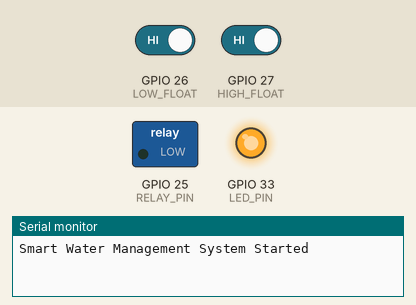
A sketch run on a simulated ESP32. Shown: switched loads named in the sketch (green lamp = pin HIGH), output pins drawn as LEDs (lit = HIGH), the last lines printed to the serial monitor. The inputs (shaded band) are chosen by the test bench; at power-on: GPIO 27 (HIGH_FLOAT) HIGH, GPIO 26 (LOW_FLOAT) HIGH.

Above: at 1.8 s.
1.9 s: GPIO 27 (HIGH_FLOAT) driven LOW
At 3.2 s:
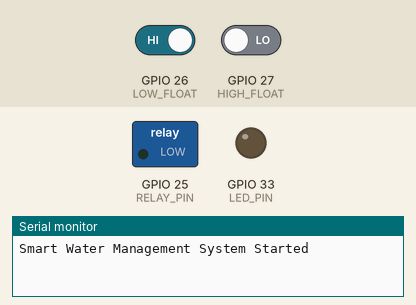
3.5 s: GPIO 26 (LOW_FLOAT) driven LOW
At 4.4 s:
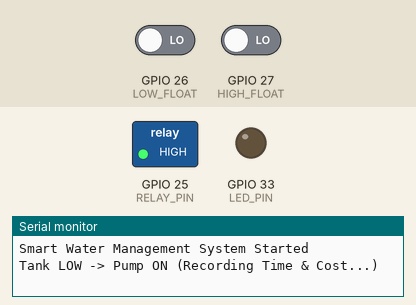
5.0 s: GPIO 27 (HIGH_FLOAT) driven HIGH
At 5.6 s:
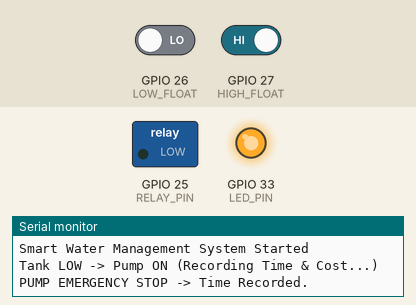
Timing chart, 0 to 8.0 s (numbered marks = the images above; inputs shaded):
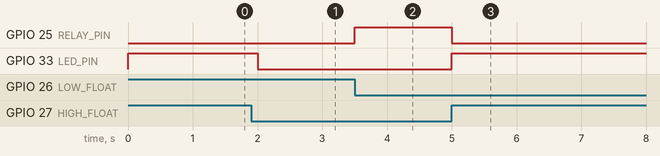

The sketch:

sketch.ino
```cpp
// ================================
// SMART WATER MANAGEMENT SYSTEM
// ESP32 + Float Switches + Relay
// ================================

// Pin Definitions
#define LOW_FLOAT   26
#define HIGH_FLOAT  27

#define RELAY_PIN   25
#define LED_PIN     33
#define BUZZER_PIN  32

// Timer Variables for the 5-second LED/Buzzer delay
unsigned long tankFullStartTime = 0;
bool tankWasFull = false;

// Timer Variables for Pump Run Time Tracking
unsigned long pumpStartTime = 0;
unsigned long totalPumpRuntime = 0;
bool pumpIsRunning = false;

// Billing Constants
const float FLOW_RATE_LPS = 0.004; // 40 Liters per Second
const float COST_MULTIPLIER = 8.5;

void setup() {
  Serial.begin(115200);

  // Float switches
  pinMode(LOW_FLOAT, INPUT_PULLUP);
  pinMode(HIGH_FLOAT, INPUT_PULLUP);

  // Outputs
  pinMode(RELAY_PIN, OUTPUT);
  pinMode(LED_PIN, OUTPUT);


  // Initial state
  digitalWrite(RELAY_PIN, LOW);
  digitalWrite(LED_PIN, LOW);


  Serial.println("Smart Water Management System Started");
}

void loop() {
  // Read float switches
  bool lowFloat  = (digitalRead(LOW_FLOAT) == LOW);
  bool highFloat = (digitalRead(HIGH_FLOAT) == LOW);

  // 1. Tank Full (Both floats floating)
  if (!lowFloat && !highFloat) {
    digitalWrite(RELAY_PIN, LOW);     // Pump OFF immediately

    // If the pump WAS running, calculate times and the BILL
    if (pumpIsRunning) {
      unsigned long cycleDuration = millis() - pumpStartTime;
      totalPumpRuntime += cycleDuration;
      pumpIsRunning = false;

      // Convert milliseconds to seconds (using 1000.0 for decimal precision)
      float cycleSeconds = cycleDuration / 1000.0;
      float totalSeconds = totalPumpRuntime / 1000.0;

      // Calculate the bills using your formula: 40 * seconds * 8.5
      float cycleBill = FLOW_RATE_LPS * (cycleSeconds)* COST_MULTIPLIER;
      float totalBill = FLOW_RATE_LPS * (cycleSeconds)* COST_MULTIPLIER;

      // Print the Receipt to the Serial Monitor
      Serial.println("===================================");
      Serial.println("        PUMP CYCLE COMPLETE        ");
      Serial.println("-----------------------------------");

      Serial.print("Last Cycle Run Time: ");
      Serial.print(cycleSeconds);
      Serial.println(" seconds");
      Serial.print("Last Cycle Bill:     Rs");
      Serial.println(cycleBill, 2); // The ', 2' formats it to 2 decimal places

      Serial.println("- - - - - - - - - - - - - - - - - -");

      Serial.print("Total Accumulated Time: ");
      Serial.print(totalSeconds);
      Serial.println(" seconds");
      Serial.print("TOTAL ACCUMULATED BILL: Rs");
      Serial.println(totalBill, 2);

      Serial.println("===================================");
    }

    // Timer logic for the 5-second indicators
    if (!tankWasFull) {
      tankFullStartTime = millis();
      tankWasFull = true;
    }

    // Check if less than 5 seconds (5,000 milliseconds) have passed
    if (millis() - tankFullStartTime < 5000) {
      digitalWrite(LED_PIN, HIGH);      // LED ON
      digitalWrite(BUZZER_PIN, HIGH);   // Buzzer ON
    } else {
      digitalWrite(LED_PIN, LOW);       // Turn LED OFF after 5s
      digitalWrite(BUZZER_PIN, LOW);    // Turn Buzzer OFF after 5s
    }
  }
  else {
    // If the tank is not full, reset the tracker
    tankWasFull = false;

    // 2. Tank Empty (Both floats hanging down)
    if (lowFloat && highFloat) {
      digitalWrite(RELAY_PIN, HIGH);    // Pump ON
      digitalWrite(LED_PIN, LOW);
      digitalWrite(BUZZER_PIN, LOW);

      // If the pump wasn't already running, record the start time
      if (!pumpIsRunning) {
        pumpStartTime = millis();
        pumpIsRunning = true;
        Serial.println("Tank LOW -> Pump ON (Recording Time & Cost...)");
      }
    }

    // 3. Middle Zone (Water is between the two floats)
    else if (!lowFloat && highFloat) {
      digitalWrite(LED_PIN, LOW);
      digitalWrite(BUZZER_PIN, LOW);
    }

    // 4. Safety fallback (Physically impossible state)
    else {
      digitalWrite(RELAY_PIN, LOW);     // Turn pump OFF for safety
      digitalWrite(LED_PIN, HIGH);      // Flash warning LED
      digitalWrite(BUZZER_PIN, HIGH);   // Sound warning buzzer

      if (pumpIsRunning) {
        totalPumpRuntime += (millis() - pumpStartTime);
        pumpIsRunning = false;
        Serial.println("PUMP EMERGENCY STOP -> Time Recorded.");
      }
    }
  }

  delay(500);
}
```

Measured:
- after the input at 1.9 s, GPIO 33 (LED_PIN): HIGH → LOW after 0.10 s
- after the input at 3.5 s, GPIO 25 (RELAY_PIN): LOW → HIGH at once
- after the input at 5.0 s, GPIO 25 (RELAY_PIN): HIGH → LOW at once; GPIO 33 (LED_PIN): LOW → HIGH at once
